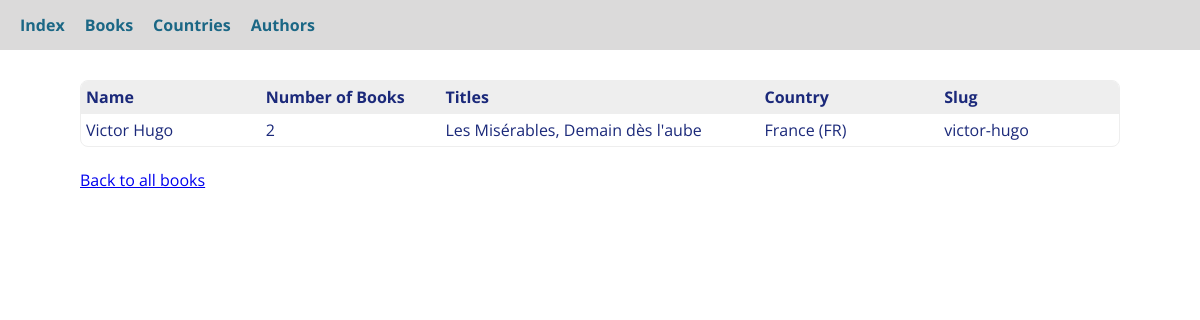
Before: /authors/ with the older database file.
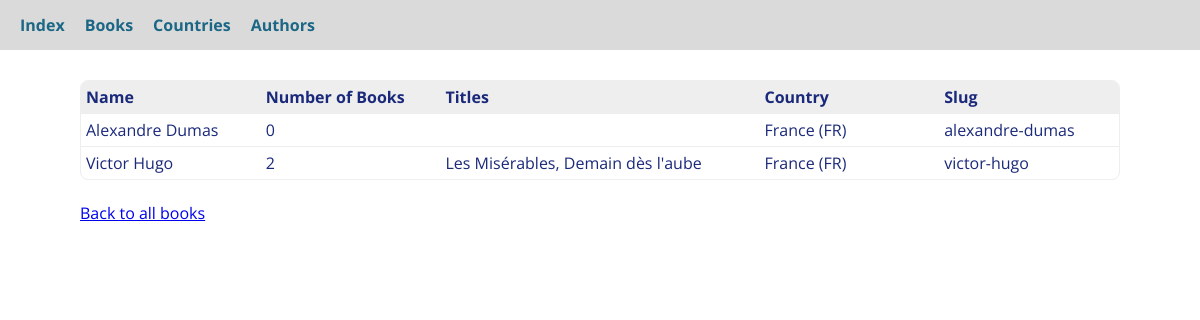
After: the same page with the newer database file.
### book_store/models.py (models this page shows, shortened)
class Author(models.Model):
    class Meta:
        verbose_name_plural = "Authors"
        unique_together = ["first_name", "last_name"]
    first_name = models.CharField(max_length=50, null=True, blank=True, db_index=True)
    last_name = models.CharField(max_length=50, null=True, blank=True, db_index=True)
    country = models.ForeignKey(Country, on_delete=models.PROTECT, null=True, blank=True, db_index=True, related_name="authors")
    slug = models.SlugField(default="", blank=True, null=False, db_index=True)
    @property
    def full_name(self):
        return f"{self.first_name} {self.last_name}"
    @property
    def nr_books(self):
        return self.books.all().count()
    @property
    def titles(self):
        return ", ".join([book.title for book in self.books.all()])

class Book(models.Model):  # extends the Model class
    title = models.CharField(max_length=50, unique=True)
    rating = models.IntegerField(validators=[MinValueValidator(1), MaxValueValidator(5)], default=0)
    author = models.ForeignKey(Author, on_delete=models.CASCADE, blank=True, null=False, related_name="books")
    is_bestselling = models.BooleanField(default=False)
    published_countries = models.ManyToManyField(Country, related_name="books", blank=True, null=False)
    slug = models.SlugField(default="", blank=True, null=False, db_index=True)

class Country(models.Model):
    class Meta:
        verbose_name_plural = "Countries"
    name = models.CharField(max_length=50, unique=True)
    code = models.CharField(max_length=2, unique=True)
    def __str__(self):
        return f"{self.name} ({self.code})"

### book_store/views.py (the view)
# urls.py: path("authors/", views.authors, name="authors"),
def authors(request):
    columns = [
        {"name": "full_name", "title": "Name"},
        {"name": "nr_books", "title": "Number of Books"},
        {"name": "titles", "title": "Titles"},
        {"name": "country", "title": "Country"},
        {"name": "slug", "title": "Slug"},
    ]
    data = Author.objects.all().order_by("first_name")
    context = {"title": "Authors", "columns": columns, "data": data}
    return render(request, "book_store/generic_table.html", context)

### book_store/templatetags/custom_filters.py (called while the page is built)
@register.filter
def get_item(obj, attr):
    return getattr(obj, attr)

### book_store/templates/book_store/generic_table.html (shortened to what this page needs)
{% extends "book_store/base.html" %}
{% load custom_filters %}
{% block content %}
    <table id="sortable-table">
        <thead>
            <tr>
                {% for column in columns %}<th data-name="{{ column.name }}">{{ column.title }}</th>{% endfor %}
            </tr>
        </thead>
        <tbody>
            {% for row in data %}
                <tr data-slug="{{ row.slug }}">
                    {% for col in columns %}<td>{{ row|get_item:col.name }}</td>{% endfor %}
                </tr>
            {% endfor %}
        </tbody>
    </table>
    <br>
    <a href="{% url 'index' %}">Back to all books</a>
{% endblock content %}

Changed rows visible on the page:
added Author: columns "Alexandre Dumas" "0" "France (FR)" "alexandre-dumas"
